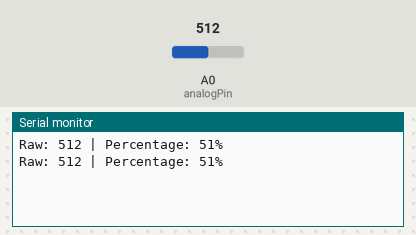
The sketch below on a simulated ESP8266 (NodeMCU). On the bench: the last lines printed to the serial monitor. The test bench sets the inputs (shaded band); at power-on: A0 (analogPin) = 512. WiFi joins after 1.5 s; servers stay silent unless stated.

Above: at 3.0 s.
3.1 s: A0 (analogPin) set to 716
At 4.4 s:
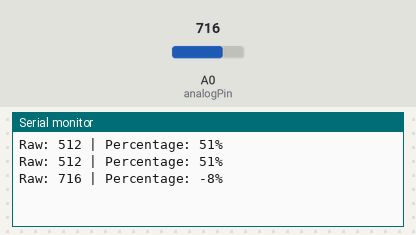
4.6 s: A0 (analogPin) set to 900
At 5.6 s:
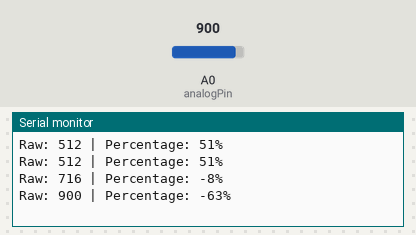
Timing chart, 0 to 7.6 s (numbered marks = the images above; inputs shaded):
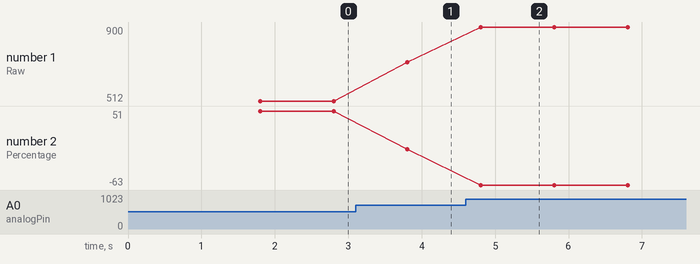

Measured:
- after the input at 3.1 s, the serial monitor: prints a new line after 0.71 s (image 1)
- after the input at 4.6 s, the serial monitor: prints a new line after 0.21 s (image 2)
- plotted number 1: 512 → 716 after the input at 3.1 s, 716 → 900 after the input at 4.6 s
- plotted number 2: 51 → -8 after the input at 3.1 s, -8 → -63 after the input at 4.6 s

The sketch:

soil.ino
```cpp
//for more project visit www.blackkeyhole.com
#define BLYNK_PRINT Serial


#include <ESP8266WiFi.h>
#include <BlynkSimpleEsp8266.h>
#include "HX711.h"

int analogPin = A0;
int moisture;
int percentage;
int map_low = 686;
int map_high = 350;


// You should get Auth Token in the Blynk App.
// Go to the Project Settings (nut icon).
char auth[] = "**************************";

// Your WiFi credentials.
// Set password to "" for open networks.
char ssid[] = "hac";
char pass[] = "hac123456";

void setup()
{
  // Debug console
  Serial.begin(9600);

  Blynk.begin(auth, ssid, pass);
}

void loop()
 {
  moisture = analogRead(analogPin);
  Serial.print("Raw: ");
  Serial.print(moisture);

  percentage = map(moisture, map_low, map_high, 0, 100);

  Serial.print(" | Percentage: ");
  Serial.print(percentage);

  Serial.println("%");
  delay(1000);


    Blynk.virtualWrite(V3, percentage);
  Blynk.run();
}
```
